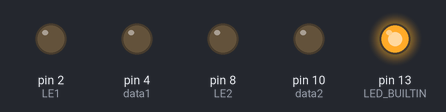
Bench run of a sketch on a simulated Arduino Uno, built with avr-gcc and run on an emulated ATmega328P. Parts: output pins drawn as LEDs (lit = HIGH). Pins used as bus, display or sensor lines are not drawn.

Above: at 0.8 s.
At 39.8 s:
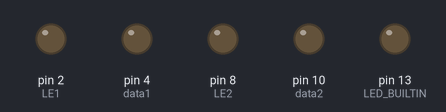
Timing chart, 0 to 40.0 s (numbered marks = the images above):
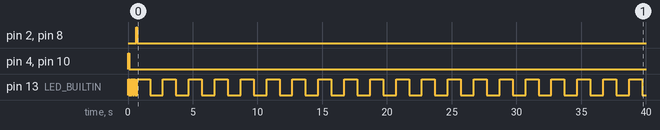

The sketch:

set_attenuators.ino
```cpp
// declare variables
const int LE1 = 2;
const int LE2 = 8;
const int clk1 = 3;
const int clk2 = 9;
const int data1 = 4;
const int data2 = 10;
int count = 0;
int attenSet[6] = {1,0,0,0,0,0};
int del = 50;

void setup() {

  //setup pins
  pinMode(LE1,OUTPUT);
  pinMode(LE2,OUTPUT);
  pinMode(clk1,OUTPUT);
  pinMode(clk2,OUTPUT);
  pinMode(data1,OUTPUT);
  pinMode(data2,OUTPUT);
  pinMode(LED_BUILTIN, OUTPUT);
}

void loop() {

  //set LE to low
  digitalWrite(LE1, LOW);
  digitalWrite(LE2, LOW);

  //main code for sending data
  if (count<6) {

    //send data to serial register
    if (attenSet[count]==0){
      digitalWrite(data1, LOW);
      digitalWrite(data2, LOW);
    } else{
      digitalWrite(data1, HIGH);
      digitalWrite(data2, HIGH);
    }

    //clock rise
    digitalWrite(clk1, HIGH);
    digitalWrite(clk2, HIGH);

    //blink LED for diagnostics
    digitalWrite(LED_BUILTIN, HIGH);

    //set pulse length
    delay(del);

    //clock fall
    digitalWrite(clk1, LOW);
    digitalWrite(clk2, LOW);
    digitalWrite(LED_BUILTIN, LOW);
    delay(del);
  }

  //toggle LE
  if (count==5) {
    delay(del);
    digitalWrite(LE1,HIGH);
    digitalWrite(LE2,HIGH);
    delay(del);
  }

  //don't let count get too high
  if (count>5) {

    count=10;

    //slow blink LED to signal that loop is complete
    digitalWrite(LED_BUILTIN, HIGH);
    delay(1000);
    digitalWrite(LED_BUILTIN, LOW);
    delay(1000);
  }

  //increment count
  count+=1;
}
```

Measured:
- by itself, pin 2 (LE1), pin 8 (LE2): LOW → HIGH at 0.65 s, → LOW 0.05 s later
- by itself, pin 4 (data1), pin 10 (data2): LOW → HIGH at 0.00 s, → LOW 0.10 s later
- by itself, pin 13 (LED_BUILTIN): goes 5 × (HIGH 0.05 s, LOW 0.05 s), HIGH 0.05 s, LOW 0.15 s, 19 × (HIGH 1.0 s, LOW 1.0 s), HIGH 1.0 s, then LOW
